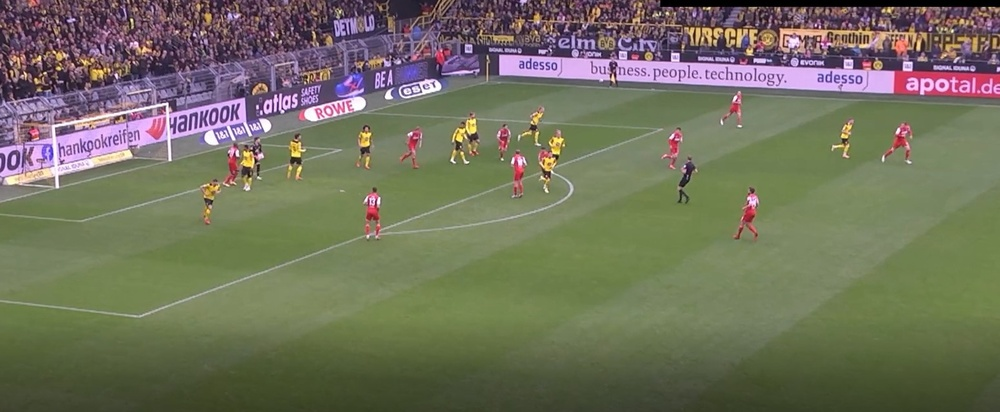
#> input picture snip.jpg, 1000 x 412 px, shrunk from 1550 x 638 before the run
$ python color_channels.py
#> lines starting #> are read from the running program, lines starting #| are printed output that depends on the picture
import cv2 as cv
import numpy as np

img_path='snip.jpg'
img = cv.imread(img_path)
#> img is the input picture: shape (412, 1000, 3); mean B, G, R 92.7, 113.1, 113.2

# Split into blue, green, & red channels
b, g, r = cv.split(img)
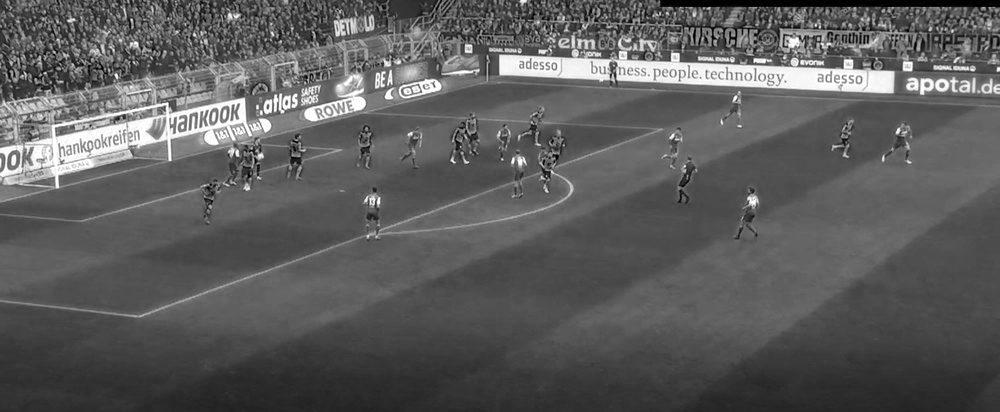
#> b: shape (412, 1000); min 0, max 255, mean 92.7
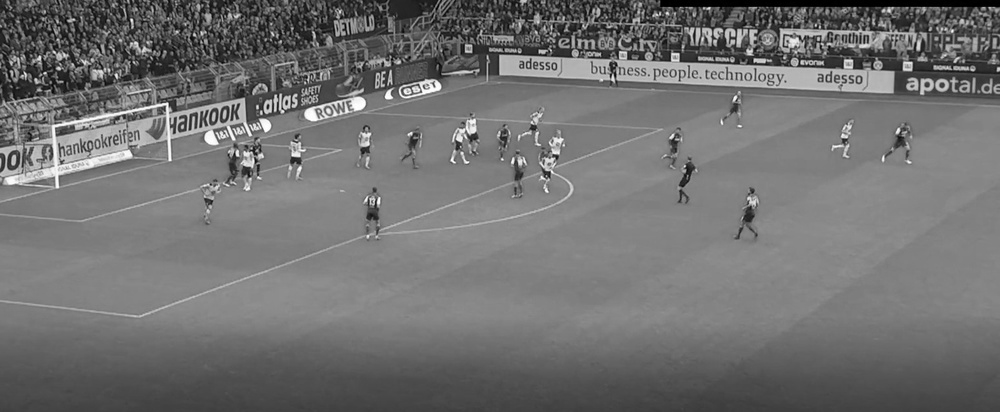
#> g: shape (412, 1000); min 0, max 255, mean 113.1
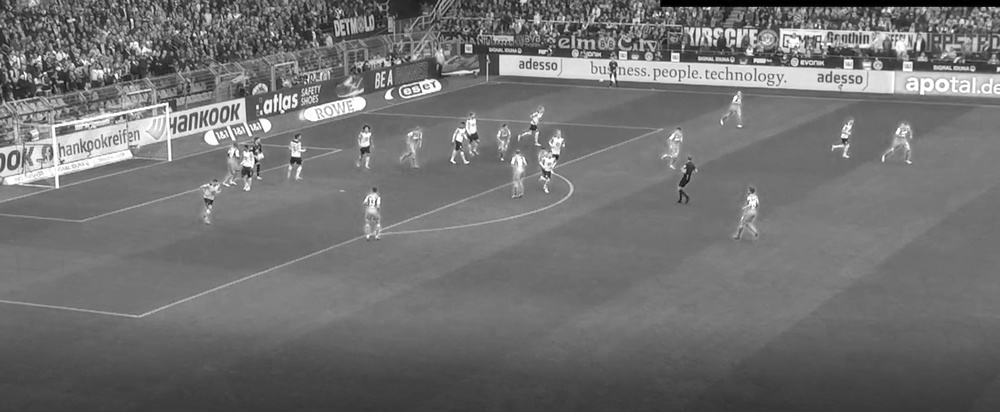
#> r: shape (412, 1000); min 0, max 255, mean 113.2

# Check out the shape - a 2-tuple
print(b.shape)
#| (412, 1000)

# The image is displayed as greyscale (intensity)
# White = lots of that color
# Black = little of that color
cv.imshow('img', b)

# To display as colored, add on the missing dimensions.
# One way to do this is to just use a blank image
blank = np.zeros(b.shape, dtype='uint8')

# Then reconstruct a 3-channel image
blue = cv.merge([b, blank, blank])
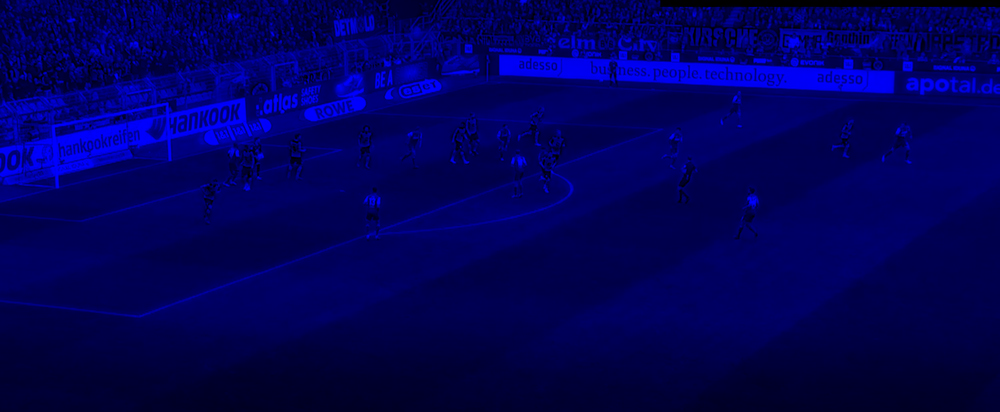
#> blue: shape (412, 1000, 3); mean of channels 0, 1, 2 92.7, 0, 0; drawn as B, G, R
green = cv.merge([blank, g, blank])
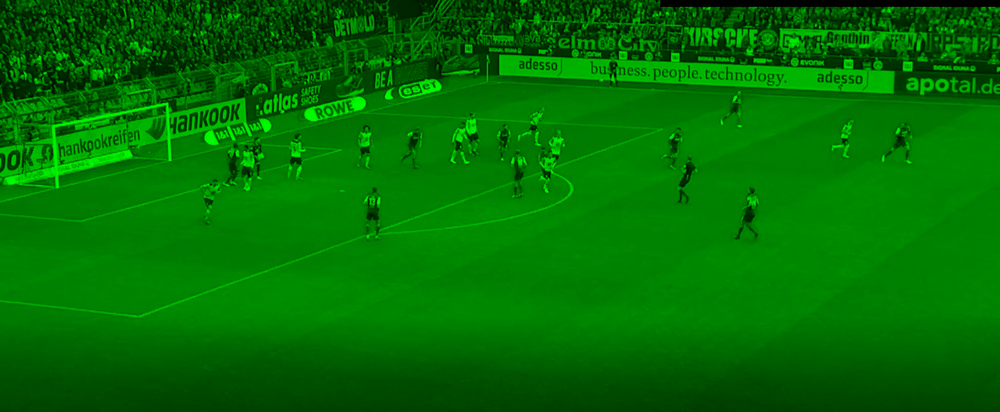
#> green: shape (412, 1000, 3); mean of channels 0, 1, 2 0, 113.1, 0; drawn as B, G, R
red = cv.merge([blank, blank, r])
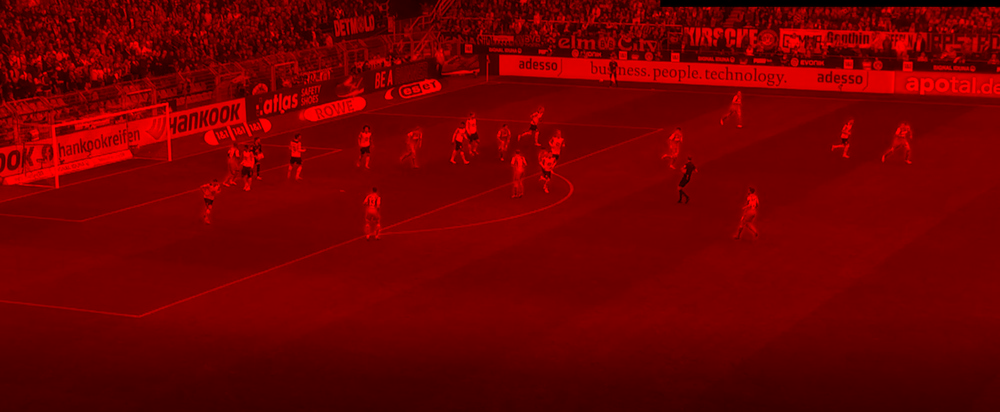
#> red: shape (412, 1000, 3); mean of channels 0, 1, 2 0, 0, 113.2; drawn as B, G, R

# merge colors back into
merged = cv.merge([b,g,r])
cv.imshow('Merged Image', merged)

cv.waitKey(0)
